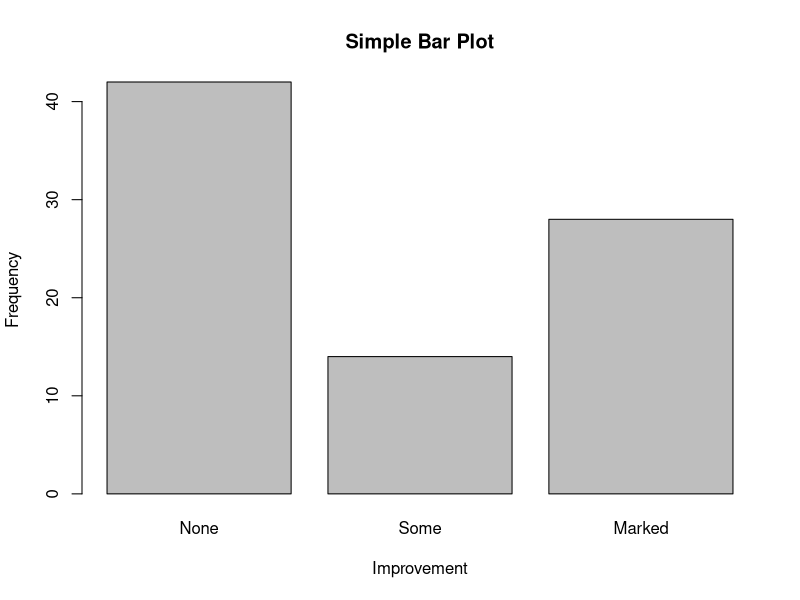
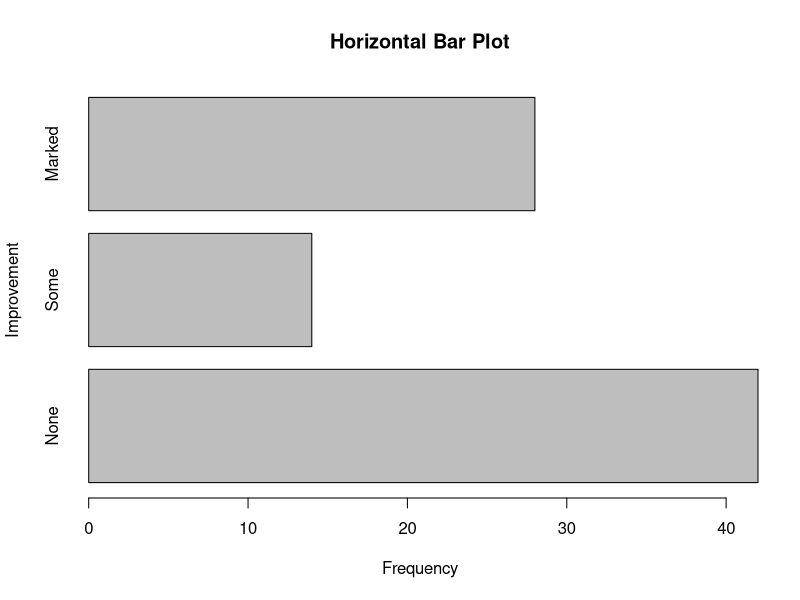
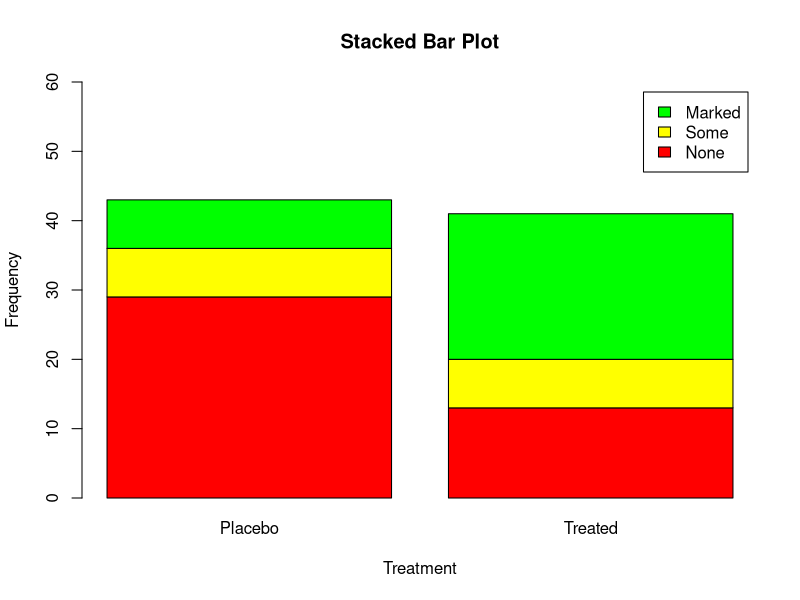
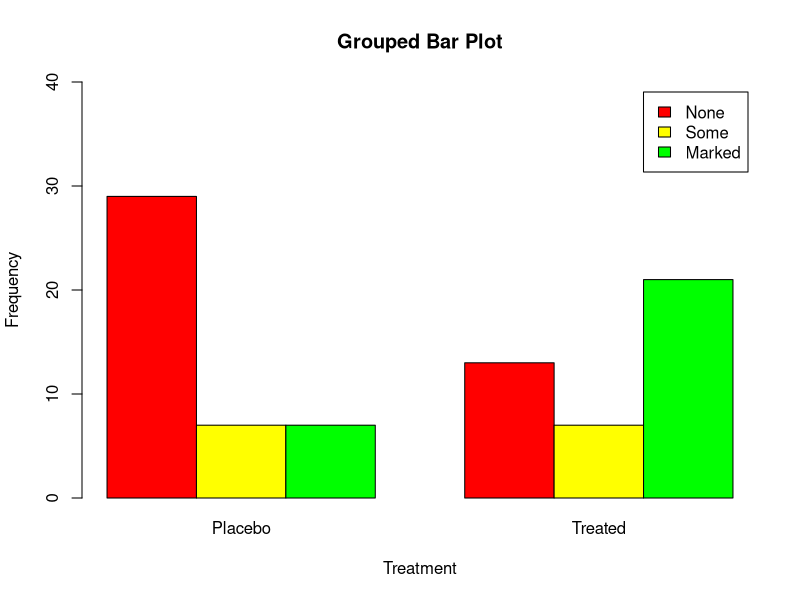
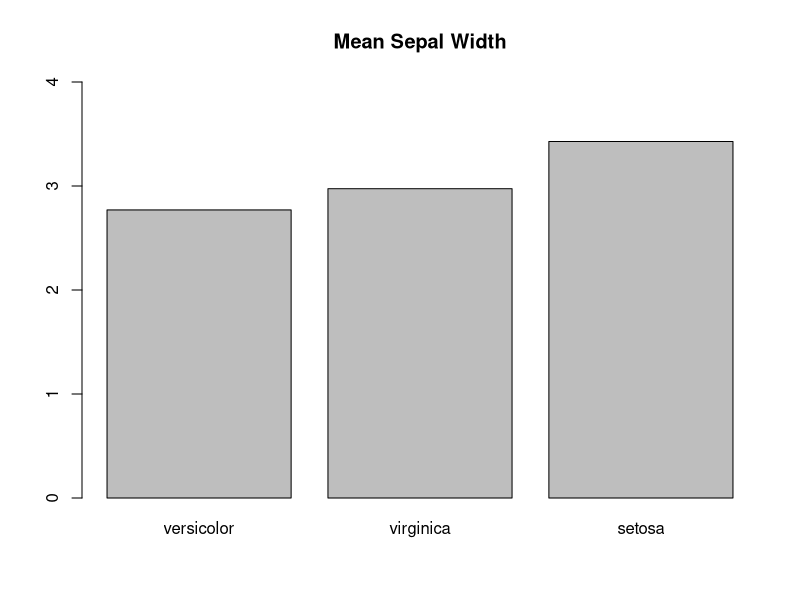
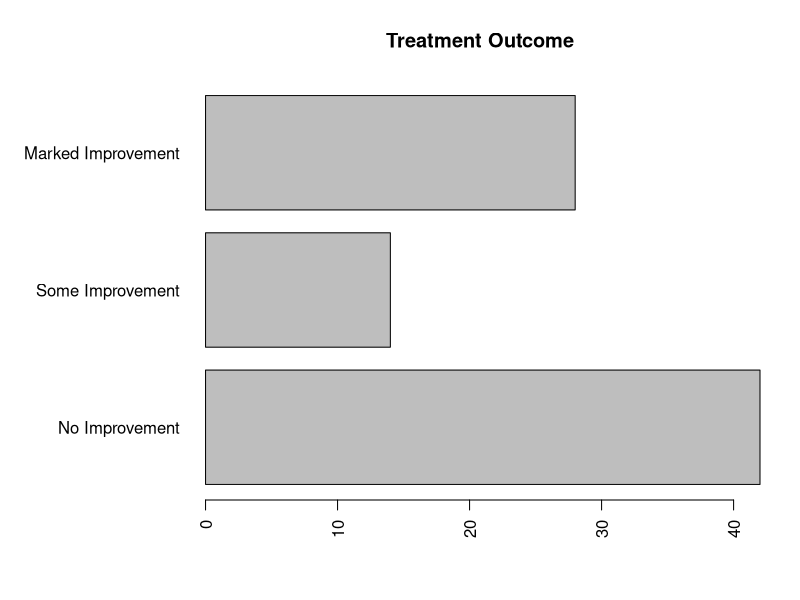
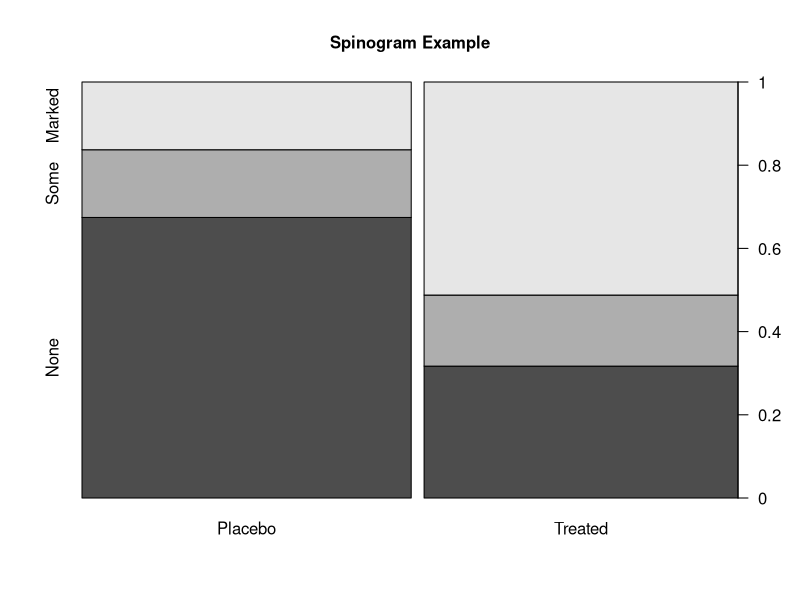
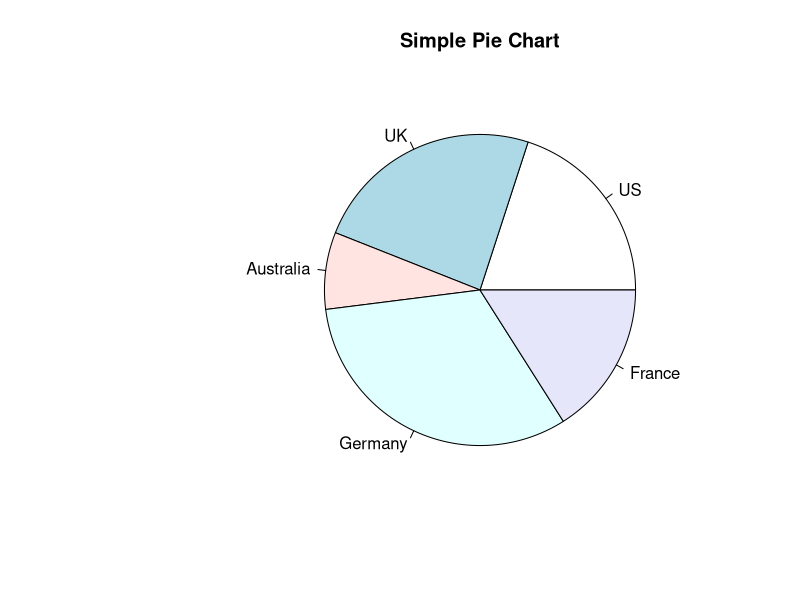

Reproduce these figures in R, in order.
## ----setup, include=FALSE------------------------------------------------
library(knitr);library(xtable);library(foreign);library(dplyr);library(vcd);library(grid)
options(width=80)
opts_chunk$set(comment = "", warning = FALSE, message = FALSE, tidy = FALSE, size="small")
##knitr::opts_chunk$set(results='asis')

## ------------------------------------------------------------------------
library(vcd);library(grid)
# Arthritis
str(Arthritis)
glimpse(Arthritis)
counts <- table(Arthritis$Improved)
counts

## ----eval=F--------------------------------------------------------------
## library(vcd);library(grid)
## counts <- table(Arthritis$Improved)
## barplot(counts, main = "Simple Bar Plot", xlab =
## "Improvement", ylab = "Frequency")

## ----echo=F--------------------------------------------------------------
counts <- table(Arthritis$Improved)
counts
barplot(counts, main = "Simple Bar Plot", xlab = 
          "Improvement", ylab = "Frequency")

## ----echo=F--------------------------------------------------------------
counts <- table(Arthritis$Improved)
counts
barplot(counts, main = "Horizontal Bar Plot",
xlab = "Frequency",ylab = "Improvement", horiz = TRUE)

## ----eval=F--------------------------------------------------------------
## counts <- table(Arthritis$Improved)
## barplot(counts, main = "Horizontal Bar Plot",
## xlab = "Frequency",ylab = "Improvement", horiz = TRUE)

## ------------------------------------------------------------------------
## get counts for Improved by Treatment table
counts <- table(Arthritis$Improved, Arthritis$Treatment)
counts

## ----echo=F--------------------------------------------------------------
counts <- table(Arthritis$Improved, Arthritis$Treatment)
barplot(counts, main = "Stacked Bar Plot",
        xlab = "Treatment", 
        ylab = "Frequency", col = c("red", 
        "yellow", "green"), 
        legend = rownames(counts),ylim=c(0,60))

## ----eval=F--------------------------------------------------------------
## counts <- table(Arthritis$Improved, Arthritis$Treatment)
## barplot(counts, main = "Stacked Bar Plot",
##         xlab = "Treatment",
##         ylab = "Frequency", col = c("red",
##         "yellow", "green"),
##         legend = rownames(counts),ylim=c(0,60))

## ----echo=F--------------------------------------------------------------
counts <- table(Arthritis$Improved, Arthritis
                $Treatment)
barplot(counts, main = "Grouped Bar Plot",
        xlab = "Treatment", 
        ylab = "Frequency", col = c("red",
        "yellow", "green"), 
        legend = rownames(counts), 
        beside = TRUE,ylim=c(0,40))

## ----eval=F--------------------------------------------------------------
## counts <- table(Arthritis$Improved,
##                 Arthritis$Treatment)
## barplot(counts, main = "Grouped Bar Plot",
##         beside = TRUE,
##         xlab = "Treatment",
##         ylab = "Frequency", col = c("red",
##                 "yellow", "green"),
##         legend = rownames(counts),
##         ylim=c(0,40))

## ----echo=F--------------------------------------------------------------
means<-tapply(iris$Sepal.Width,iris$Species,mean)
means<-means[order(means)]
x<-names(means)
barplot(means[1:3],names.arg=x,ylim=c(0,4))
title("Mean Sepal Width")

## ----eval=F--------------------------------------------------------------
## means<-tapply(iris$Sepal.Width,iris$Species,mean)
## means<-means[order(means)]
## x<-names(means)
## barplot(means[1:3],names.arg=x,ylim=c(0,4))
## title("Mean Sepal Width")

## ----echo=F--------------------------------------------------------------
par(mar = c(5, 10, 4, 2))
par(las = 2)
counts <- table(Arthritis$Improved)
barplot(counts, main = "Treatment Outcome", horiz = TRUE, 
               names.arg = c("No Improvement", 
               "Some Improvement", "Marked Improvement"))

## ----eval=F--------------------------------------------------------------
## par(mar = c(5, 10, 4, 2))
## par(las = 2)
## counts <- table(Arthritis$Improved)
## barplot(counts, main = "Treatment Outcome", horiz = TRUE,
##                 names.arg = c("No Improvement",
##                "Some Improvement", "Marked Improvement"))

## ----echo=F--------------------------------------------------------------
counts <- table(Arthritis$Treatment, Arthritis$Improved)
spine(counts, main = "Spinogram Example")

## ----eval=F--------------------------------------------------------------
## counts <- table(Arthritis$Treatment, Arthritis$Improved)
## spine(counts, main = "Spinogram Example")

## ----echo=F--------------------------------------------------------------
slices <- c(10, 12, 4, 16, 8)
lbls <- c("US", "UK", "Australia", "Germany", "France")
pie(slices, labels = lbls, main = "Simple Pie Chart")

## ----eval=F--------------------------------------------------------------
## slices <- c(10, 12, 4, 16, 8)
## lbls <- c("US", "UK", "Australia", "Germany", "France")
## pie(slices, labels = lbls, main = "Simple Pie Chart")

## ----echo=F--------------------------------------------------------------
slices <- c(10, 12, 4, 16, 8)
lbls <- c("US", "UK", "Australia", "Germany", "France")
pct <- round(slices/sum(slices) * 100)
lbls2 <- paste(lbls, " ", pct, "%", sep = "")
# lbls2
pie(slices, labels = lbls2, col = rainbow(length(lbls)), 
    main = "Pie Chart with Percentages")

## ----eval=F--------------------------------------------------------------
## slices <- c(10, 12, 4, 16, 8)
## lbls <- c("US", "UK", "Australia", "Germany", "France")
## pct <- round(slices/sum(slices) * 100)
## lbls2 <- paste(lbls, " ", pct, "%", sep = "")
## pie(slices, labels = lbls2, col = rainbow(length(lbls)),
##     main = "Pie Chart with Percentages")

## ----echo=F--------------------------------------------------------------
slices <- c(10, 12, 4, 16, 8)
lbls <- c("US", "UK", "Australia", "Germany", "France")
library(plotrix)
pie3D(slices, labels = lbls, explode =
        0.1, main = "3D Pie Chart ")

## ----eval=F--------------------------------------------------------------
## slices <- c(10, 12, 4, 16, 8)
## lbls <- c("US", "UK", "Australia", "Germany", "France")
## library(plotrix)
## pie3D(slices, labels = lbls, explode = 0.1,
##       main = "3D Pie Chart ")

## ----echo=F--------------------------------------------------------------
mytable <- table(state.region)
lbls <- paste(names(mytable), "\n", mytable, sep = "")
pie(mytable, labels = lbls, 
    main = "Pie Chart from a Table\n (with sample sizes)")

## ----eval=F--------------------------------------------------------------
## mytable <- table(state.region)
## lbls <- paste(names(mytable), "\n", mytable, sep = "")
## pie(mytable, labels = lbls,
##     main = "Pie Chart from a Table\n (with sample sizes)")

## ----echo=F--------------------------------------------------------------
library(plotrix)
slices <- c(10, 12, 4, 16, 8)
lbls <- c("US", "UK", "Australia", "Germany", "France")
fan.plot(slices, labels = lbls, main = "Fan Plot")

## ----eval=F--------------------------------------------------------------
## library(plotrix)
## slices <- c(10, 12, 4, 16, 8)
## lbls <- c("US", "UK", "Australia", "Germany", "France")
## fan.plot(slices, labels = lbls, main = "Fan Plot")

## ------------------------------------------------------------------------
hist(mtcars$mpg)

## ----echo=F--------------------------------------------------------------
##```{r,echo=F,,fig.show='animate', interval=0.2, aniopts="controls",out.width = ''}
hist(mtcars$mpg, breaks = 12, col = "red", 
     xlab = "Miles Per Gallon", 
     main = "Colored histogram with 12 bins")


## ----eval=F--------------------------------------------------------------
## hist(mtcars$mpg)
## hist(mtcars$mpg, breaks = 12, col = "red",
##      xlab = "Miles Per Gallon",
##      main = "Colored histogram with 12 bins")

## ----echo=F--------------------------------------------------------------
hist(mtcars$mpg, freq = FALSE, breaks = 12, col = "red", 
     xlab = "Miles Per Gallon", 
     main = "Histogram, rug plot, density curve")
rug(jitter(mtcars$mpg))
lines(density(mtcars$mpg), col = "blue", lwd = 2)
density(mtcars$mpg)

## ----eval=F--------------------------------------------------------------
## hist(mtcars$mpg, freq = FALSE, breaks = 12, col = "red",
##      xlab = "Miles Per Gallon",
##      main = "Histogram, rug plot, density curve")
## rug(jitter(mtcars$mpg))
## lines(density(mtcars$mpg), col = "blue", lwd = 2)

## ----echo=F--------------------------------------------------------------
x <- mtcars$mpg
hist(mtcars$mpg, prob=TRUE,breaks = 12, col = "red", 
          xlab = "Miles Per Gallon", 
          main = "Histogram with normal curve and box")
curve(dnorm(x, mean=mean(mtcars$mpg), sd=sd(mtcars$mpg)), add=TRUE,col = "blue", lwd = 2)

## ----eval=F--------------------------------------------------------------
## x <- mtcars$mpg
## hist(mtcars$mpg, prob=TRUE,breaks = 12, col = "red",
##           xlab = "Miles Per Gallon",
##     main = "Histogram with normal curve and box")
## curve(dnorm(x, mean=mean(mtcars$mpg),
##   sd=sd(mtcars$mpg)), add=TRUE,col = "blue", lwd = 2)

## ----echo=F--------------------------------------------------------------
h = hist(mtcars$mpg,breaks=12,col='red')
h
t(as.matrix(h$density)) %*% as.matrix(diff(h$breaks,1))#it just equals 1.
h$density <- h$counts/sum(h$counts)*100
plot(h,freq=F,ylab='Percentage',col='red',xlim=c(10,35),ylim=c(0,30),main='histogram: Percentage')

## ----eval=F--------------------------------------------------------------
## par(mfrow=c(1,1))
## h = hist(x,breaks=12,col='red')
## # h$density
## # t(as.matrix(h$density)) %*% as.matrix
## #(diff(h$breaks,1))#it just equals 1.
## h$density <- h$counts/sum(h$counts)*100
## plot(h,freq=F,ylab='Percentage',col='red',
##      xlim=c(10,35),ylim=c(0,30),main=
##        'histogram: Percentage')

## ----echo=F--------------------------------------------------------------
par(mfrow = c(2, 1))
d <- density(mtcars$mpg)
plot(d)
d <- density(mtcars$mpg)
plot(d, main = "Kernel Density of Miles Per Gallon")
polygon(d, col = "red", border = "blue")
rug(mtcars$mpg, col = "brown")

## ----eval=F--------------------------------------------------------------
## par(mfrow = c(2, 1))
## d <- density(mtcars$mpg)
## plot(d)
## d <- density(mtcars$mpg)
## plot(d, main = "Kernel Density of Miles Per Gallon")
## polygon(d, col = "red", border = "blue")
## rug(mtcars$mpg, col = "brown")

## ----echo=F--------------------------------------------------------------
par(mfrow = c(1, 1))
par(lwd = 2)
library(sm)
attach(mtcars)
cyl.f <- factor(cyl, levels = c(4, 6, 8), 
                labels = c("4 cylinder", "6 cylinder", "8 cylinder"))
sm.density.compare(mpg, cyl, xlab = "Miles Per Gallon")
title(main = "MPG Distribution by Car Cylinders")
colfill <- c(2:(2 + length(levels(cyl.f))))
# cat("Use mouse to place legend...", "\n\n")
legend('topright', levels(cyl.f), fill = colfill,inset = 0.02)
detach(mtcars)
par(lwd = 1)

## ----eval=F--------------------------------------------------------------
## par(lwd = 2)
## library(sm)
## attach(mtcars)
## cyl.f <- factor(cyl, levels = c(4, 6, 8),
##                 labels = c("4 cylinder", "6 cylinder", "8 cylinder"))
## sm.density.compare(mpg, cyl, xlab = "Miles Per Gallon")
## title(main = "MPG Distribution by Car Cylinders")
## colfill <- c(2:(2 + length(levels(cyl.f))))
## # cat("Use mouse to place legend...", "\n\n")
## legend('topright', levels(cyl.f), fill = colfill)
## detach(mtcars) #locator(1)
## par(lwd = 1)

## ----echo=F--------------------------------------------------------------
boxplot.stats(mtcars$mpg)$stats

## ----echo=F--------------------------------------------------------------
boxplot(mpg ~ cyl, data = mtcars, 
        main = "Car Milage Data", 
        xlab = "Number of Cylinders", 
        ylab = "Miles Per Gallon")

## ----echo=F,warning=F----------------------------------------------------
boxplot(mpg ~ cyl, data = mtcars, notch = T, 
        varwidth = TRUE, col = "red", 
        main = "Car Mileage Data", 
        xlab = "Number of Cylinders", 
        ylab = "Miles Per Gallon")


## ----eval=F--------------------------------------------------------------
## boxplot(mpg ~ cyl, data = mtcars, notch = T,
##         varwidth = TRUE, col = "red",
##         main = "Car Mileage Data",
##         xlab = "Number of Cylinders",
##         ylab = "Miles Per Gallon")
## 

## ----echo=F--------------------------------------------------------------
mtcars$cyl.f <- factor(mtcars$cyl, levels = c(4, 6, 
                                              8), labels = c("4", "6", "8"))
mtcars$am.f <- factor(mtcars$am, levels = c(0, 1), 
                      labels = c("auto", "standard"))
boxplot(mpg ~ am.f * cyl.f, data = mtcars, 
        varwidth = TRUE, col = c("gold", "darkgreen"), 
        main = "MPG Distribution by Auto Type", 
        xlab = "Auto Type")

## ----eval=F--------------------------------------------------------------
## mtcars$cyl.f <- factor(mtcars$cyl, levels = c(4, 6,
##                        8), labels = c("4", "6", "8"))
## mtcars$am.f <- factor(mtcars$am, levels = c(0, 1),
##                       labels = c("auto", "standard"))
## boxplot(mpg ~ am.f * cyl.f, data = mtcars,
##         varwidth = TRUE, col = c("gold", "darkgreen"),
##         main = "MPG Distribution by Auto Type",
##         xlab = "Auto Type")

## ----echo=F--------------------------------------------------------------
suppressPackageStartupMessages(library(vioplot))
x1 <- mtcars$mpg[mtcars$cyl == 4]
x2 <- mtcars$mpg[mtcars$cyl == 6]
x3 <- mtcars$mpg[mtcars$cyl == 8]
vioplot(x1, x2, x3, 
        names = c("4 cyl", "6 cyl", "8 cyl"), 
        col = "gold")
title("Violin Plots of Miles Per Gallon")

## ----eval=F--------------------------------------------------------------
## library(vioplot)
## x1 <- mtcars$mpg[mtcars$cyl == 4]
## x2 <- mtcars$mpg[mtcars$cyl == 6]
## x3 <- mtcars$mpg[mtcars$cyl == 8]
## vioplot(x1, x2, x3,
##         names = c("4 cyl", "6 cyl", "8 cyl"),
##         col = "gold")
## title("Violin Plots of Miles Per Gallon")

## ----echo=F--------------------------------------------------------------
dotchart(mtcars$mpg, labels = row.names(mtcars), 
         cex = 0.7, 
         main = "Gas Milage for Car Models", 
         xlab = "Miles Per Gallon")

## ----eval=F--------------------------------------------------------------
## dotchart(mtcars$mpg, labels = row.names(mtcars),
##          cex = 0.7,
##          main = "Gas Milage for Car Models",
##          xlab = "Miles Per Gallon")

## ----echo=F--------------------------------------------------------------
x <- mtcars[order(mtcars$mpg), ]
x$cyl <- factor(x$cyl)
x$color[x$cyl == 4] <- "red"
x$color[x$cyl == 6] <- "blue"
x$color[x$cyl == 8] <- "darkgreen"
dotchart(x$mpg, labels = row.names(x), cex = 0.7, 
         pch = 19, groups = x$cyl, 
         color = x$color, 
         main = "Gas Milage for Car Models\ngrouped by cylinder", 
         xlab = "Miles Per Gallon")

## ----eval=F--------------------------------------------------------------
## x <- mtcars[order(mtcars$mpg), ]
## x$cyl <- factor(x$cyl)
## x$color[x$cyl == 4] <- "red"
## x$color[x$cyl == 6] <- "blue"
## x$color[x$cyl == 8] <- "darkgreen"
## dotchart(x$mpg, labels = row.names(x), cex = 0.7,
##          pch = 19, groups = x$cyl,
##          color = x$color,
##          main = "Gas Milage for Car Models\n
##          grouped by cylinder",
##          xlab = "Miles Per Gallon")
